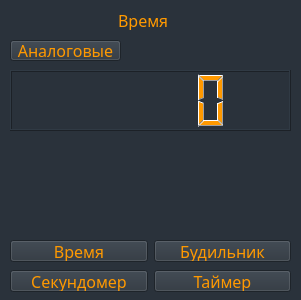
<?xml version="1.0" encoding="UTF-8"?>
<ui version="4.0">
 <class>Form</class>
 <widget class="QWidget" name="Form">
  <property name="geometry">
   <rect>
    <x>0</x>
    <y>0</y>
    <width>301</width>
    <height>300</height>
   </rect>
  </property>
  <property name="windowTitle">
   <string>Form</string>
  </property>
  <property name="styleSheet">
   <string notr="true">*{
	font-size: 12pt;
	font-family: sans-serif;
	background-color: #2a323b;
	color: #ff9900;
}

QPushButton:hover{
	background-color: #3b3b3b;
}

QPushButton:pressed{
	background-color: #20252b;
}</string>
  </property>
  <widget class="QWidget" name="horizontalLayoutWidget">
   <property name="geometry">
    <rect>
     <x>10</x>
     <y>270</y>
     <width>281</width>
     <height>22</height>
    </rect>
   </property>
   <layout class="QHBoxLayout" name="horizontalLayout_3">
    <item>
     <widget class="QPushButton" name="stopwatch_btn">
      <property name="text">
       <string>Секундомер</string>
      </property>
     </widget>
    </item>
    <item>
     <widget class="QPushButton" name="timer_btn_2">
      <property name="text">
       <string>Таймер</string>
      </property>
     </widget>
    </item>
   </layout>
  </widget>
  <widget class="QLabel" name="label">
   <property name="geometry">
    <rect>
     <x>10</x>
     <y>10</y>
     <width>281</width>
     <height>20</height>
    </rect>
   </property>
   <property name="text">
    <string>                          Время</string>
   </property>
  </widget>
  <widget class="QPushButton" name="pushButton">
   <property name="geometry">
    <rect>
     <x>10</x>
     <y>40</y>
     <width>111</width>
     <height>21</height>
    </rect>
   </property>
   <property name="text">
    <string>Аналоговые</string>
   </property>
  </widget>
  <widget class="QWidget" name="horizontalLayoutWidget_3">
   <property name="geometry">
    <rect>
     <x>10</x>
     <y>240</y>
     <width>281</width>
     <height>22</height>
    </rect>
   </property>
   <layout class="QHBoxLayout" name="horizontalLayout_5">
    <item>
     <widget class="QPushButton" name="time_btn">
      <property name="text">
       <string>Время</string>
      </property>
     </widget>
    </item>
    <item>
     <widget class="QPushButton" name="alarm_btn">
      <property name="text">
       <string>Будильник</string>
      </property>
     </widget>
    </item>
   </layout>
  </widget>
  <widget class="QLCDNumber" name="lcdNumber">
   <property name="geometry">
    <rect>
     <x>10</x>
     <y>70</y>
     <width>281</width>
     <height>61</height>
    </rect>
   </property>
  </widget>
 </widget>
 <resources/>
 <connections/>
</ui>
